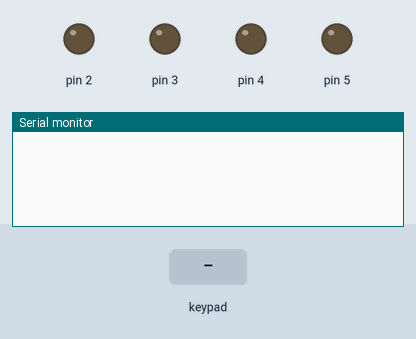
Simulated run of this sketch. Board: Arduino Uno, built with avr-gcc and run on an emulated ATmega328P. On the bench: output pins drawn as LEDs (lit = HIGH), the last lines printed to the serial monitor. The test bench sets the inputs (shaded band).

Above: at 1.2 s.
1.3 s: key '#' pressed
At 2.9 s:
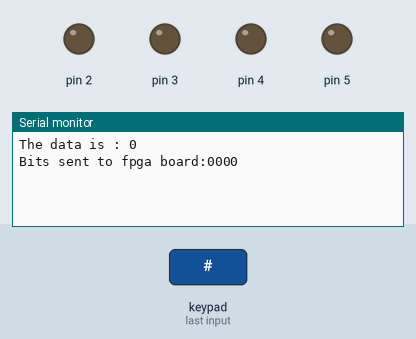
3.8 s: keypad keys 1 0 8 7 1 3 # pressed 0.4 s apart
At 8.2 s:
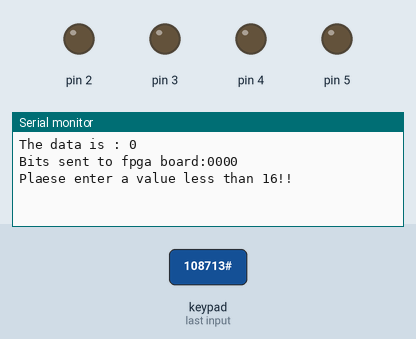

The sketch:

keypad_final.ino
```cpp
#include <Keypad.h>


float v1 = 0;
float v2 = 0;
int a, b, c, d;
int bits[4];
const byte ROWS = 4; //four rows
const byte COLS = 3; //three columns
char keys[ROWS][COLS] = {
  {'1', '2', '3'},
  {'4', '5', '6'},
  {'7', '8', '9'},
  {'.', '0', '#'}
};

byte rowPins[ROWS] = {10, 8 , 7, 13};
byte colPins[COLS] = { 9, 11 , 12};
Keypad kpd = Keypad( makeKeymap(keys), rowPins, colPins, ROWS, COLS );

void setup() {
  pinMode(2, OUTPUT);
  pinMode(3, OUTPUT);
  pinMode(4, OUTPUT);
  pinMode(5, OUTPUT);
  Serial.begin(9600);
}


byte value = 0;

void loop() {
  char key = kpd.getKey();
  if (key != NO_KEY)
  {
    if ( (key >= '0') && (key <= '9') )
    {
      value = value * 10;
      value = value + key - '0';
    }
    if ( key == '#' )
    {
      //do stuff with value
      //for demonstration purposes, for now we'll just print it
      delay(1000);
      if (value <= 15) {
        Serial.print("The data is : ");
        Serial.println(value);

        int data = value;
        for (int c = 3; c >= 0; c--)
        {
          int k = data >> c;

          if (k & 1) {
            bits[c] = 1;
            //Serial.println(bits[c]);
          }
          else {
            bits[c] = 0;
            //Serial.println(bits[c]);
          }
        }

         Serial.print("Bits sent to fpga board:");
        Serial.print(bits[3]);
         Serial.print(bits[2]);
          Serial.print(bits[1]);
           Serial.println(bits[0]);
      }
      else {
        Serial.println("Plaese enter a value less than 16!!");

      }


      value = 0; //Now reset ready for next input
    }
  }
  //delay(1000);
 // Serial.print("Bits sent to arduino: ");
  //Serial.print(bits[3]);
  digitalWrite(5, bits[3]);

  //Serial.print(bits[2]);
  digitalWrite(4, bits[2]);

  //Serial.print(bits[1]);
  digitalWrite(3, bits[1]);

  //Serial.println(bits[0]);
  digitalWrite(2, bits[0]);
  // delay(500);
}
```

Measured:
- after the input at 1.3 s, the serial monitor: prints a new line after 1.0 s (image 1)
- after the input at 3.8 s, the serial monitor: prints a new line after 3.4 s (image 2)
